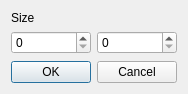
<?xml version="1.0" encoding="UTF-8"?>
<ui version="4.0">
 <class>NewBezierDialog</class>
 <widget class="QDialog" name="NewBezierDialog">
  <property name="geometry">
   <rect>
    <x>0</x>
    <y>0</y>
    <width>174</width>
    <height>94</height>
   </rect>
  </property>
  <property name="windowTitle">
   <string>Dialog</string>
  </property>
  <layout class="QVBoxLayout" name="verticalLayout">
   <item>
    <widget class="QLabel" name="label">
     <property name="text">
      <string>Size</string>
     </property>
    </widget>
   </item>
   <item>
    <layout class="QHBoxLayout" name="horizontalLayout">
     <item>
      <widget class="QSpinBox" name="spinBox_2"/>
     </item>
     <item>
      <widget class="QSpinBox" name="spinBox"/>
     </item>
    </layout>
   </item>
   <item>
    <spacer name="verticalSpacer">
     <property name="orientation">
      <enum>Qt::Vertical</enum>
     </property>
     <property name="sizeHint" stdset="0">
      <size>
       <width>20</width>
       <height>0</height>
      </size>
     </property>
    </spacer>
   </item>
   <item>
    <widget class="QDialogButtonBox" name="buttonBox">
     <property name="orientation">
      <enum>Qt::Horizontal</enum>
     </property>
     <property name="standardButtons">
      <set>QDialogButtonBox::Cancel|QDialogButtonBox::Ok</set>
     </property>
    </widget>
   </item>
  </layout>
 </widget>
 <resources/>
 <connections>
  <connection>
   <sender>buttonBox</sender>
   <signal>accepted()</signal>
   <receiver>NewBezierDialog</receiver>
   <slot>accept()</slot>
   <hints>
    <hint type="sourcelabel">
     <x>248</x>
     <y>254</y>
    </hint>
    <hint type="destinationlabel">
     <x>157</x>
     <y>274</y>
    </hint>
   </hints>
  </connection>
  <connection>
   <sender>buttonBox</sender>
   <signal>rejected()</signal>
   <receiver>NewBezierDialog</receiver>
   <slot>reject()</slot>
   <hints>
    <hint type="sourcelabel">
     <x>316</x>
     <y>260</y>
    </hint>
    <hint type="destinationlabel">
     <x>286</x>
     <y>274</y>
    </hint>
   </hints>
  </connection>
 </connections>
</ui>
